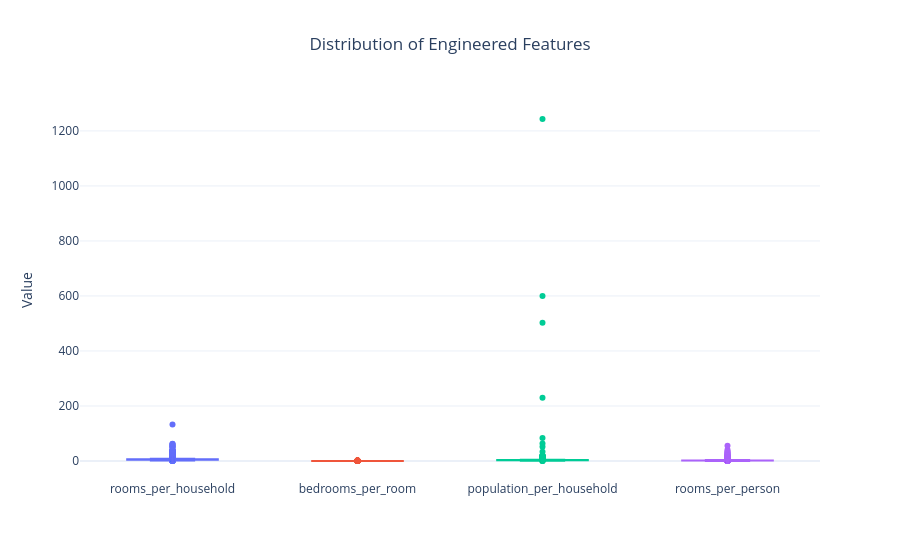

This figure's notebook cell:
### Code cell
import numpy as np
# YOUR CODE HERE
df['rooms_per_household'] = df['total_rooms'] / df['households']
df['bedrooms_per_room'] = df['total_bedrooms'] / df['total_rooms']
df['population_per_household'] = df['population'] / df['households']
df['rooms_per_person'] = df['total_rooms'] / df['population']

for col in ['rooms_per_household', 'bedrooms_per_room', 'population_per_household', 'rooms_per_person']:
    df[col] = df[col].replace([np.inf, -np.inf], np.nan)
    df.loc[df[col].isna(), col] = df[col].median()

# Show statistics of new features
print("Statistics of engineered features:")
print("-" * 40)
print(df[['rooms_per_household', 'bedrooms_per_room', 
          'population_per_household', 'rooms_per_person']].describe())

# Create interactive box plots for the engineered features
fig = go.Figure()

for feature in ['rooms_per_household', 'bedrooms_per_room', 
                'population_per_household', 'rooms_per_person']:
    fig.add_trace(go.Box(
        y=df[feature],
        name=feature,
        boxpoints='outliers'
    ))

fig.update_layout(
    title='Distribution of Engineered Features',
    title_x=0.5,
    yaxis_title='Value',
    template='plotly_white',
    showlegend=False
)

fig.show()

### Figure 1 — Plotly figure (JSON) as saved in the notebook; plotly's stock layout.template omitted (floating-point values rounded to 4 significant figures; data arrays with more than 128 entries replaced by an {"elided": "..."} marker saying what was removed)
{"data": [{"boxpoints": "outliers", "name": "rooms_per_household", "type": "box", "y": {"elided": "19648 float values"}}, {"boxpoints": "outliers", "name": "bedrooms_per_room", "type": "box", "y": {"elided": "19648 float values"}}, {"boxpoints": "outliers", "name": "population_per_household", "type": "box", "y": {"elided": "19648 float values"}}, {"boxpoints": "outliers", "name": "rooms_per_person", "type": "box", "y": {"elided": "19648 float values"}}], "layout": {"showlegend": false, "title": {"text": "Distribution of Engineered Features", "x": 0.5}, "yaxis": {"title": {"text": "Value"}}}}
